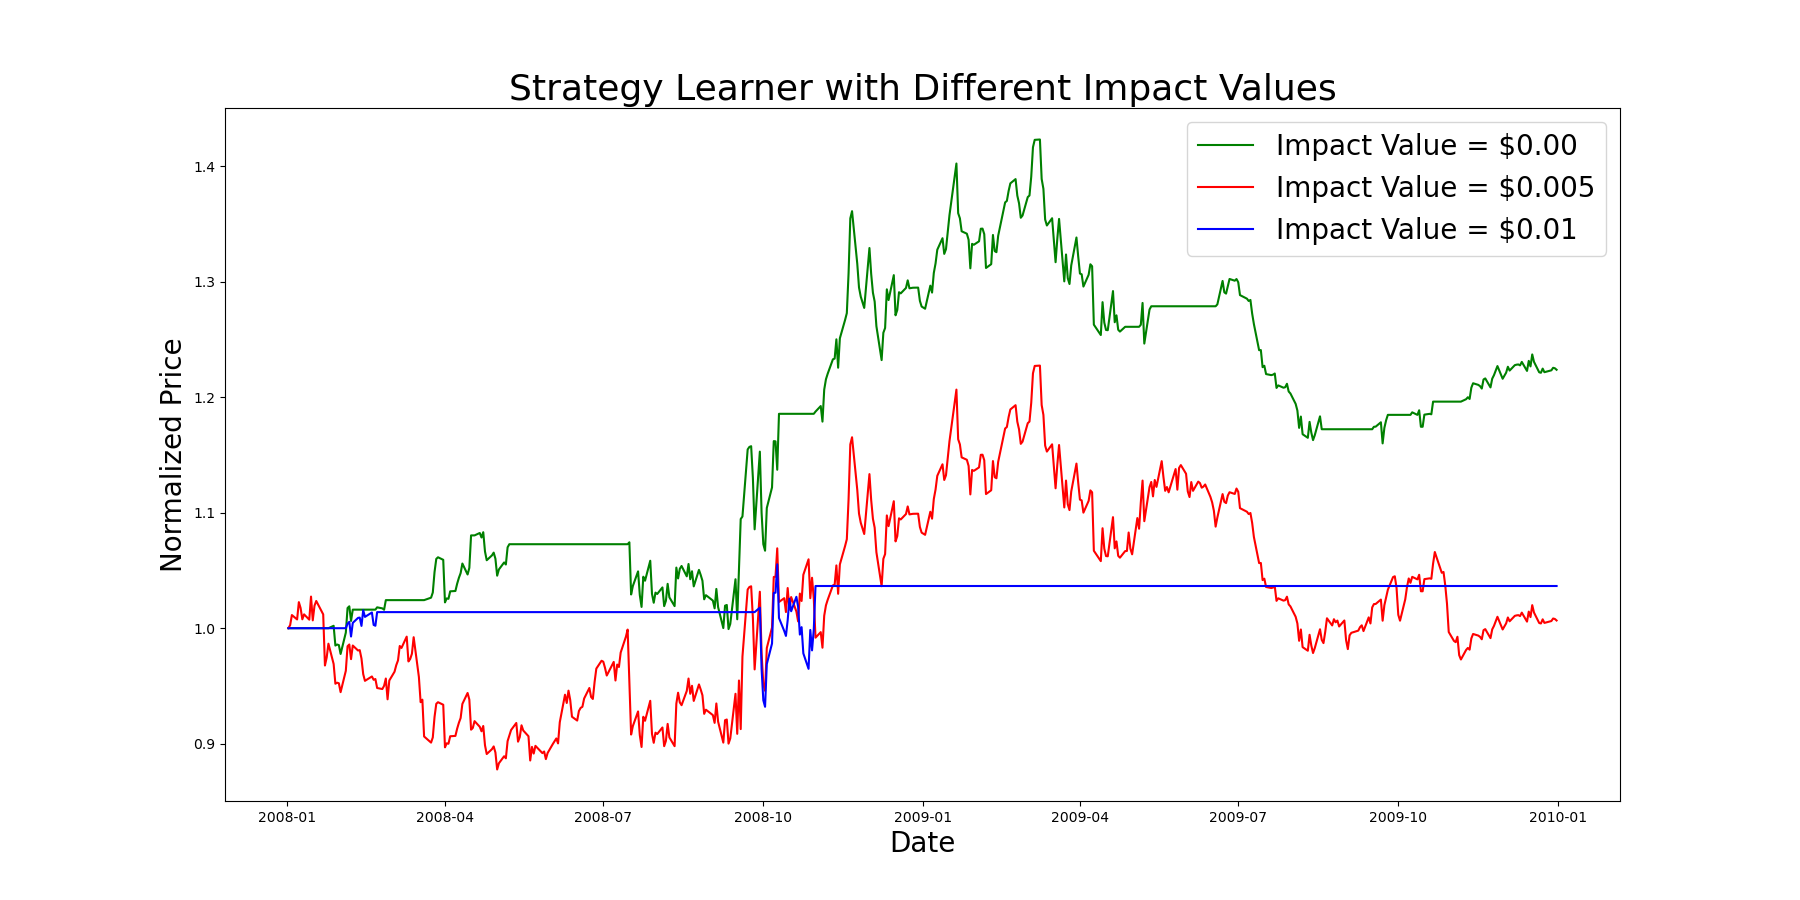

The script that saved this image:
from util import get_data, plot_data
import datetime as dt
import numpy as np
import pandas as pd
import marketsimcode
import matplotlib.pyplot as plt
from StrategyLearner import StrategyLearner


def author():
    return "nanderson83"

def experiment2():
    np.random.seed(903863313)
    sd = dt.datetime(2008, 1, 1)
    ed = dt.datetime(2009, 12, 31)
    sv = 100000
    commission = 0

    # impact 0
    sl0 = StrategyLearner(impact=0)
    sl0.add_evidence(symbol="JPM")
    trades_df = sl0.testPolicy(symbol="JPM", sd=sd, ed=ed, sv=sv)
    sl_portvals_0 = marketsimcode.compute_portvals(trades_df, sv, 0, 0)
    sl_portvals_0 = sl_portvals_0 / sl_portvals_0.iloc[0]

    # impact = 0.005
    sl05 = StrategyLearner(impact=0.005)
    sl05.add_evidence(symbol="JPM", sd=sd, ed=ed, sv=sv)
    trades_df05 = sl05.testPolicy(symbol="JPM", sd=sd, ed=ed, sv=sv)
    sl_portvals_05 = marketsimcode.compute_portvals(trades_df05, sv, 0, 0.005)
    sl_portvals_05 = sl_portvals_05 / sl_portvals_05.iloc[0]

    # impact = 0.01
    sl1 = StrategyLearner(impact=0.01)
    sl1.add_evidence(symbol="JPM", sd=sd, ed=ed, sv=sv)
    trades_df1 = sl1.testPolicy(symbol="JPM", sd=sd, ed=ed, sv=sv)
    sl_portvals_1 = marketsimcode.compute_portvals(trades_df1, sv, 0, 0.01)
    sl_portvals_1 = sl_portvals_1 / sl_portvals_1.iloc[0]

    plt.figure(figsize=(18, 9))
    plt.plot(sl_portvals_05, 'Green', label='Impact Value = $0.00')
    plt.plot(sl_portvals_0, 'Red', label='Impact Value = $0.005')
    plt.plot(sl_portvals_1, 'Blue', label='Impact Value = $0.01')
    plt.title('Strategy Learner with Different Impact Values', fontsize=26)
    plt.legend(fontsize=20)
    plt.xlabel('Date', fontsize=20)
    plt.ylabel('Normalized Price', fontsize=20)
    plt.savefig('experiment2.png')
    plt.clf()

    ### statistics ###
    cr0, mean0, stdev0 = stats(sl_portvals_0)
    cr05, mean05, stdev05 = stats(sl_portvals_05)
    cr1, mean1, stdev1 = stats(sl_portvals_1)

    print("-------Experiment 2---------")
    print("Impact 0.0")
    print("Cumulative return: {:6f}".format(cr0))
    print("Mean of daily returns: {:6f}".format(mean0))
    print("Stdev of daily returns: {:6f}".format(stdev0))
    print("Impact 0.5")
    print("Cumulative return: {:6f}".format(cr05))
    print("Mean of daily returns: {:6f}".format(mean05))
    print("Stdev of daily returns: {:6f}".format(stdev05))
    print("vs.")
    print("Impact 1")
    print("Cumulative return: {:6f}".format(cr1))
    print("Mean of daily returns: {:6f}".format(mean1))
    print("Stdev of daily returns: {:6f}".format(stdev1))
    print("")

def stats(portvals):
    portvals = portvals['Cash']
    daily_returns = (portvals / portvals.shift(1)) - 1
    daily_returns = daily_returns[1:]
    cr = (portvals[-1] / portvals[0]) - 1
    mean = daily_returns.mean()
    stdev = daily_returns.std()
    return cr, mean, stdev
